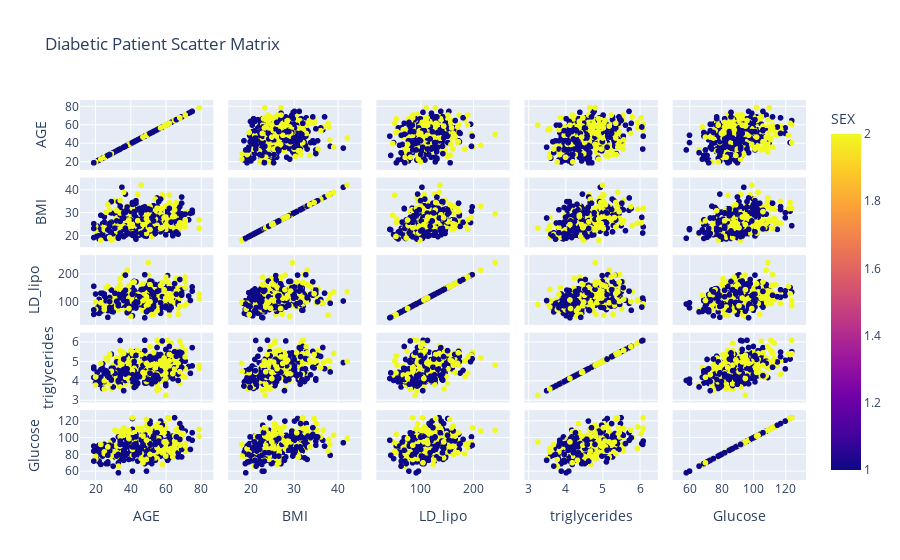

This figure's notebook cell:
### Markdown cell above
&#9989; **(7 pt):** Create another scatter matrix plot like you did above, but now use different colors for the male and female data points.

### Code cell
## Put your code here
fig = px.scatter_matrix(ddf,
    dimensions=["AGE", "BMI", "LD_lipo", "triglycerides", "Glucose"], title = 'Diabetic Patient Scatter Matrix', color = "SEX")
fig.show()

### Figure 1 — Plotly figure (JSON) as saved in the notebook; plotly's stock layout.template omitted (floating-point values rounded to 4 significant figures; data arrays with more than 128 entries replaced by an {"elided": "..."} marker saying what was removed)
{"data": [{"dimensions": [{"axis": {"matches": true}, "label": "AGE", "values": {"elided": "442 int values"}}, {"axis": {"matches": true}, "label": "BMI", "values": {"elided": "442 float values"}}, {"axis": {"matches": true}, "label": "LD_lipo", "values": {"elided": "442 float values"}}, {"axis": {"matches": true}, "label": "triglycerides", "values": {"elided": "442 float values"}}, {"axis": {"matches": true}, "label": "Glucose", "values": {"elided": "442 int values"}}], "hovertemplate": "%{xaxis.title.text}=%{x}<br>%{yaxis.title.text}=%{y}<br>SEX=%{marker.color}<extra></extra>", "legendgroup": "", "marker": {"color": {"elided": "442 int values"}, "coloraxis": "coloraxis", "symbol": "circle"}, "name": "", "showlegend": false, "type": "splom"}], "layout": {"coloraxis": {"colorbar": {"title": {"text": "SEX"}}, "colorscale": [[0, "#0d0887"], [0.1111, "#46039f"], [0.2222, "#7201a8"], [0.3333, "#9c179e"], [0.4444, "#bd3786"], [0.5556, "#d8576b"], [0.6667, "#ed7953"], [0.7778, "#fb9f3a"], [0.8889, "#fdca26"], [1, "#f0f921"]]}, "dragmode": "select", "legend": {"tracegroupgap": 0}, "title": {"text": "Diabetic Patient Scatter Matrix"}}}
